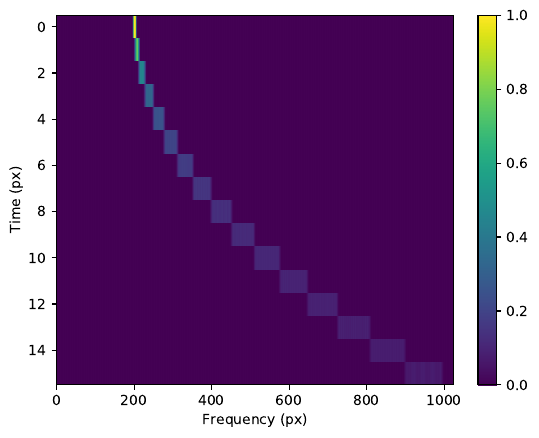

Here is the Python script that generated this plot:
import matplotlib.pyplot as plt

import numpy as np
from astropy import units as u
import blimpy as bl
import scipy.integrate

import setigen as stg


frame = stg.Frame.from_backend_params(1024, 16)
signal = frame.add_signal(stg.squared_path(f_start=frame.get_frequency(200),
                                           drift_rate=0.05*u.Hz/u.s),
                          stg.constant_t_profile(level=1),
                          stg.box_f_profile(width=20*u.Hz),
                          stg.constant_bp_profile(level=1),
                          num_smear=100)
frame.plot()
plt.savefig('02.pdf', bbox_inches='tight')